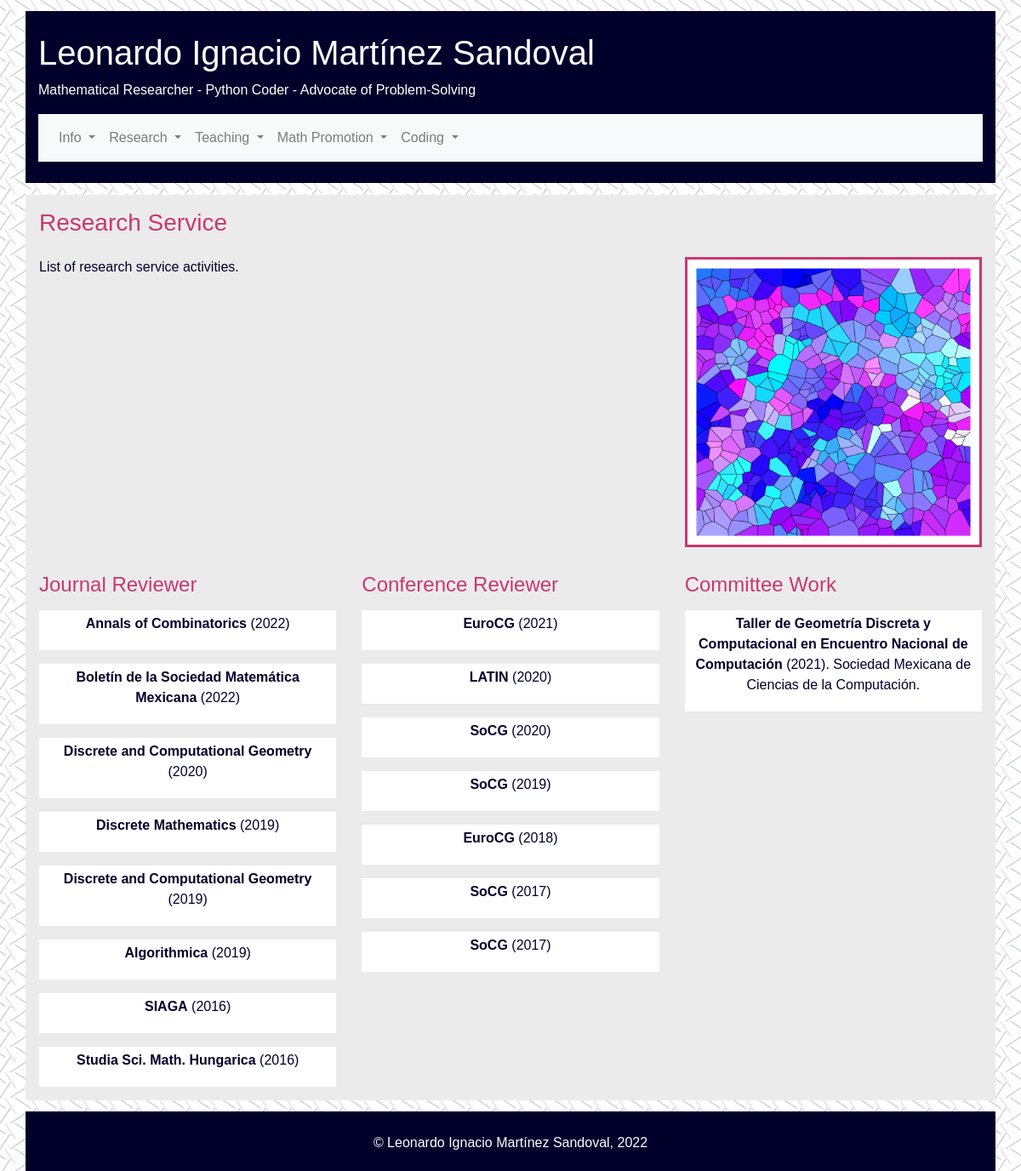
The app's page /sresearch, older data.
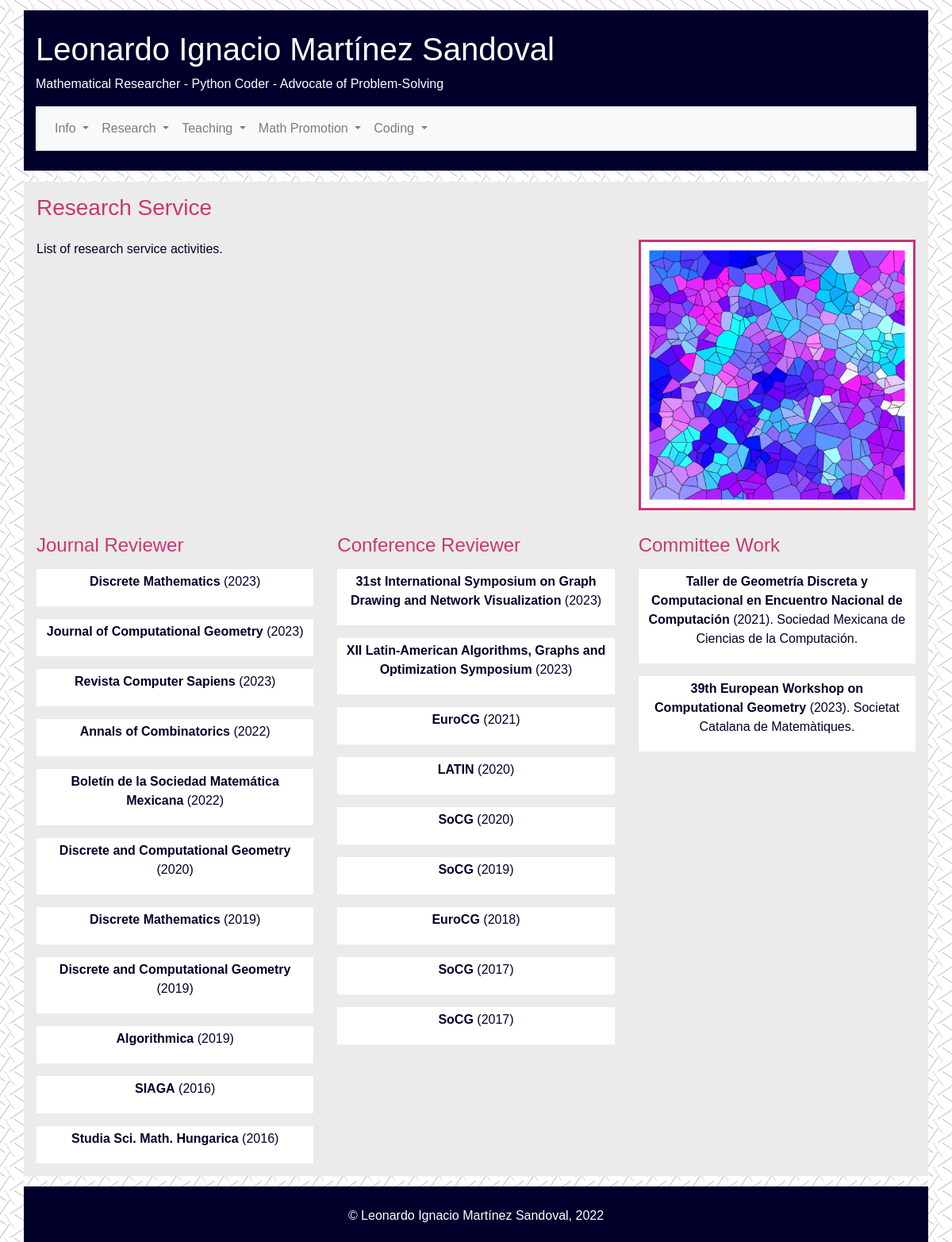
The same page, newer data.
### personalpage/models.py (models this page shows, shortened)
class Service(db.Model):
    __tablename__ = 'service'
    id = db.Column(db.Integer, primary_key=True)
    title = db.Column(db.String(80), unique=True, nullable=False)
    date = db.Column(db.Date(), default=date.today())
    description = db.Column(db.String(140), nullable=False)
    title = db.Column(db.String(80), unique=True, nullable=False)
    service_type = db.Column(db.String(20), nullable=False)
    institution = db.Column(db.Integer, db.ForeignKey('institution.id'))
    location = db.Column(db.Integer, db.ForeignKey('location.id'))

class Institution(db.Model):
    __tablename__ = 'institution'
    id = db.Column(db.Integer, primary_key=True)
    name = db.Column(db.String(80), unique=True, nullable=False)
    name_spa = db.Column(db.String(80), unique=True, nullable=False)
    location = db.Column(db.Integer, db.ForeignKey('location.id'))

### personalpage/cv.py (the view)
@app.route("/sresearch")
def sresearch():
    r_journal = Service.query\
        .filter(Service.service_type=='r_journal')\
        .all()
    r_conference = Service.query\
        .filter(Service.service_type=='r_conference')\
        .all()
    service = Service.query\
        .select_from(Service)\
        .filter(Service.service_type=="o_event_research")\
        .join(Institution)\
        .join(Location, Service.location==Location.id)\
        .add_entity(Institution)\
        .add_entity(Location)\
        .all()
    return render_template("personalpage/sresearch.html", r_journal=r_journal, r_conference=r_conference, service = service)

### personalpage/templates/personalpage/sresearch.html
{% extends "body_template.html" %}
    {% block content %}
    <div class="container outter pl-3 pr-3 pt-3">
        <h3>Research Service</h3>
        <div class="row pt-3">
            <div class="col-md-8">
            <p style="text-align: justify"> List of research service activities. </p>
        </div>
        <div class="col-md-4" id="data">
            <div class="blockitem">
                <img src="static/voronoi.png" class="img-fluid"></img>
            </div>
            </div>
        </div>
        <div class="row pt-3">
            <div class="col-lg-4">
                <h4> Journal Reviewer </h4>
                    {% for item in r_journal | sort(attribute='date', reverse = True ) %}
                    <div class="paperitem wrapper mb-3 mt-3">
                        <div class="prob-info">
                            <p><strong> {{ item.title }}</strong> ({{item.date.strftime('%Y')}})
                        </div>
                    </div>
                    {% endfor %}
            </div>
            <div class="col-lg-4 padded">
                <h4> Conference Reviewer </h4>
                    {% for item in r_conference | sort(attribute='date', reverse = True ) %}
                    <div class="paperitem wrapper mb-3 mt-3">
                        <div class="prob-info">
                            <p><strong> {{ item.title }}</strong> ({{item.date.strftime('%Y')}})
                        </div>
                    </div>
                    {% endfor %}
            </div>
            <div class="col-lg-4 padded">
                <h4> Committee Work </h4>
                {% for item in service | sort(attribute='date', reverse = True ) %}
                <div class="paperitem wrapper mb-3 mt-3">
                    <div class="prob-info">
                        <p><strong> {{ item.Service.title }}</strong> ({{item.Service.date.strftime('%Y')}}). {{ item.Institution.name + '.' if item.Institution.name}}
                    </div>
                </div>
                {% endfor %}
            </div>
        </div>
    </div>
    {% endblock %}

### personalpage/templates/body_template.html (shortened to what this page needs)
<!DOCTYPE html>
<html lang="en" itemscope itemtype="http://schema.org/Person">
<head>
    <link rel="stylesheet" type="text/css" href="/static/bootstrap/css/bootstrap.min.css">
    <link rel="stylesheet" href="/static/personal.css" />
    <link rel="stylesheet" href="/static/convertex.css" />
</head>
<body onload="gosection();">
     {% block header %}
    <header class="container">
        <h1>
            <a href="/">
                Leonardo Ignacio Martínez Sandoval
            </a>
        </h1>
        <p>
            <span class="smallhead">- </span> Mathematical Researcher
            <br class="smallhead"> - Python Coder
            <br class="smallhead"> - Advocate of Problem-Solving
        </p>
        <nav class="navbar navbar-expand-lg navbar-light bg-light">
            <div class="collapse navbar-collapse" id="navbarSupportedContent">
              <ul class="navbar-nav mr-auto">
                <li class="nav-item dropdown">
                  <a class="nav-link dropdown-toggle" href="#" id="navbarDropdown" role="button" data-toggle="dropdown" aria-haspopup="true" aria-expanded="false">
                    Info
                  </a>
                </li>
                <li class="nav-item dropdown">
                    <a class="nav-link dropdown-toggle" href="#" id="navbarDropdown" role="button" data-toggle="dropdown" aria-haspopup="true" aria-expanded="false">
                      Research
                    </a>
                  </li>
                  <li class="nav-item dropdown">
                    <a class="nav-link dropdown-toggle" href="#" id="navbarDropdown" role="button" data-toggle="dropdown" aria-haspopup="true" aria-expanded="false">
                      Teaching
                    </a>
                  </li>
                  <li class="nav-item dropdown">
                    <a class="nav-link dropdown-toggle" href="#" id="navbarDropdown" role="button" data-toggle="dropdown" aria-haspopup="true" aria-expanded="false">
                      Math Promotion
                    </a>
                  </li>
                  <li class="nav-item dropdown">
                    <a class="nav-link dropdown-toggle" href="#" id="navbarDropdown" role="button" data-toggle="dropdown" aria-haspopup="true" aria-expanded="false">
                      Coding
                    </a>
                  </li>
              </ul>
            </div>
          </nav>
    </header>
     {% endblock %}
    {% block content %}
    {% endblock %}
    <footer class="container">
    {% block footer %}
        <p>&copy; Leonardo Ignacio Martínez Sandoval, <time datetime="2022"> 2022 </time></p>
    {% endblock %}
    </footer>
</body>
</html>

### personalpage/static/personal.css (style rules this page uses)
a { color:rgb(200,55,113); }
body { background-image: url("/static/background.png"); background-repeat: repeat; background-size: 30px; color: rgb(0,0,43); font-family: 'Calibri Light', Calibri, 'Gill Sans', 'Gill Sans MT', 'Trebuchet MS', sans-serif; }
div.container.outter { background-color: rgb(235,235,235); }
header,footer { margin-top: 10pt; margin-bottom:10pt; padding: 25px 35px 25px 35px; color:white; background-color: rgb(0,0,43); }
footer { margin-bottom:0px; text-align: center; padding-bottom:5px; }
div.blockitem { border-style: solid; border-color: rgb(200,55,113); text-align: center; padding:2%; margin-bottom:10pt; background-color: white; }
div.paperitem { text-align: center; margin-top: 15pt; background-color: white; }
div.prob-info { padding:1% 3%; }
div.wrapper { float:none; overflow: hidden; }
h4, h3 { color: rgb(200,55,113); }
h1 a { color:white; text-decoration-line: none; }

Row changes from the older to the newer data that the page shows:
added Service: title "Discrete Mathematics", date "2023", shown under "Journal Reviewer"
added Service: title "Journal of Computational Geometry", date "2023", shown under "Journal Reviewer"
added Service: title "Revista Computer Sapiens", date "2023", shown under "Journal Reviewer"
added Service: title "31st International Symposium on Graph Drawing and Network Visualization", date "2023", shown under "Conference Reviewer"
added Service: title "XII Latin-American Algorithms, Graphs and Optimization Symposium", date "2023", shown under "Conference Reviewer"
added Service: Service "39th European Workshop on Computational Geometry", Service "2023", Institution "Societat Catalana de Matemàtiques.", shown under "Committee Work"
